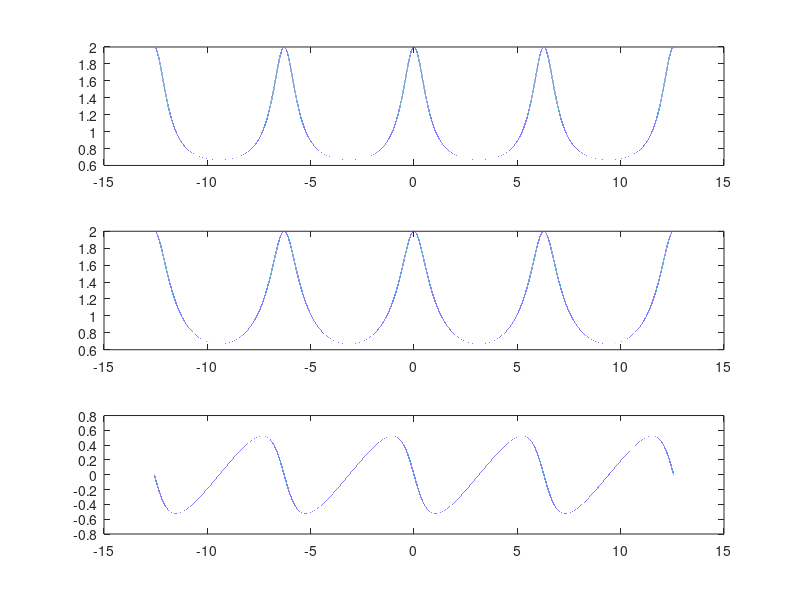
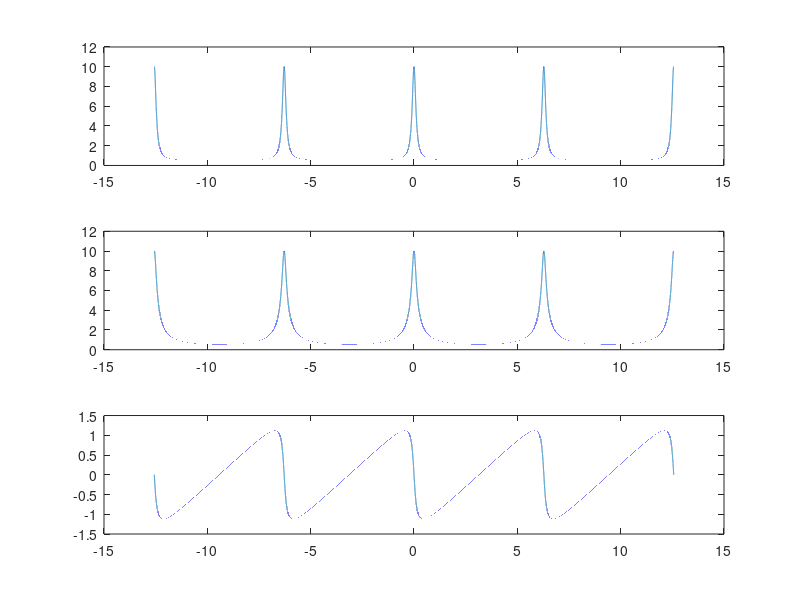

These charts were generated, in order, by the following MATLAB code:
clear all;
clc;
clf;
#performing DTFT of input function
w = -4*pi:0.0001:4*pi;
a = 0.5;
x = 1./(1-a*exp(-j*w));
figure(1);
subplot(3,1,1);
title("a = 0.5");
plot(w,x);
subplot(3,1,2);
title("a = 0.5");
plot(w,abs(x));
subplot(3,1,3);
title("a = 0.5");
plot(w,angle(x));

a = 0.9;
x = 1./(1-a*exp(-j*w));

figure(2);
subplot(3,1,1);
title("a = 0.9");
plot(w,x);
subplot(3,1,2);
title("a = 0.9");
plot(w,abs(x));
subplot(3,1,3);
title("a = 0.9");
plot(w,angle(x));
